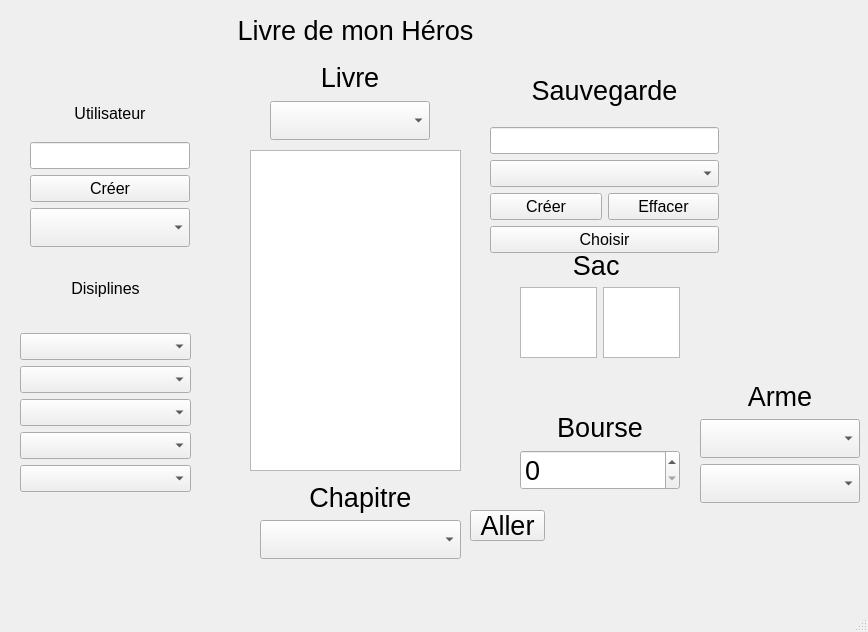
<?xml version="1.0" encoding="UTF-8"?>
<ui version="4.0">
 <class>MainWindow</class>
 <widget class="QMainWindow" name="MainWindow">
  <property name="geometry">
   <rect>
    <x>0</x>
    <y>0</y>
    <width>868</width>
    <height>632</height>
   </rect>
  </property>
  <property name="font">
   <font>
    <pointsize>20</pointsize>
   </font>
  </property>
  <property name="windowTitle">
   <string>MainWindow</string>
  </property>
  <widget class="QWidget" name="centralwidget">
   <widget class="QWidget" name="verticalLayoutWidget">
    <property name="geometry">
     <rect>
      <x>30</x>
      <y>90</y>
      <width>160</width>
      <height>157</height>
     </rect>
    </property>
    <layout class="QVBoxLayout" name="verticalLayout">
     <item>
      <widget class="QLabel" name="label">
       <property name="font">
        <font>
         <pointsize>12</pointsize>
        </font>
       </property>
       <property name="text">
        <string>Utilisateur</string>
       </property>
       <property name="alignment">
        <set>Qt::AlignCenter</set>
       </property>
      </widget>
     </item>
     <item>
      <widget class="QLineEdit" name="lineEdit">
       <property name="font">
        <font>
         <pointsize>12</pointsize>
        </font>
       </property>
      </widget>
     </item>
     <item>
      <widget class="QPushButton" name="btn_creation_utilisateur">
       <property name="font">
        <font>
         <pointsize>12</pointsize>
        </font>
       </property>
       <property name="text">
        <string>Créer</string>
       </property>
      </widget>
     </item>
     <item>
      <widget class="QComboBox" name="comboBox_2"/>
     </item>
    </layout>
   </widget>
   <widget class="QLabel" name="label_2">
    <property name="geometry">
     <rect>
      <x>230</x>
      <y>10</y>
      <width>251</width>
      <height>41</height>
     </rect>
    </property>
    <property name="text">
     <string>Livre de mon Héros</string>
    </property>
    <property name="alignment">
     <set>Qt::AlignCenter</set>
    </property>
   </widget>
   <widget class="QWidget" name="verticalLayoutWidget_2">
    <property name="geometry">
     <rect>
      <x>270</x>
      <y>60</y>
      <width>160</width>
      <height>80</height>
     </rect>
    </property>
    <layout class="QVBoxLayout" name="verticalLayout_2">
     <item>
      <widget class="QLabel" name="label_3">
       <property name="text">
        <string>Livre</string>
       </property>
       <property name="alignment">
        <set>Qt::AlignCenter</set>
       </property>
      </widget>
     </item>
     <item>
      <widget class="QComboBox" name="comboBox"/>
     </item>
    </layout>
   </widget>
   <widget class="QWidget" name="verticalLayoutWidget_4">
    <property name="geometry">
     <rect>
      <x>260</x>
      <y>480</y>
      <width>201</width>
      <height>79</height>
     </rect>
    </property>
    <layout class="QVBoxLayout" name="verticalLayout_4">
     <item>
      <widget class="QLabel" name="label_4">
       <property name="text">
        <string>Chapitre</string>
       </property>
       <property name="alignment">
        <set>Qt::AlignCenter</set>
       </property>
      </widget>
     </item>
     <item>
      <widget class="QComboBox" name="comboBox_3"/>
     </item>
    </layout>
   </widget>
   <widget class="QWidget" name="verticalLayoutWidget_5">
    <property name="geometry">
     <rect>
      <x>700</x>
      <y>380</y>
      <width>160</width>
      <height>123</height>
     </rect>
    </property>
    <layout class="QVBoxLayout" name="verticalLayout_5">
     <item>
      <widget class="QLabel" name="label_5">
       <property name="text">
        <string>Arme</string>
       </property>
       <property name="alignment">
        <set>Qt::AlignCenter</set>
       </property>
      </widget>
     </item>
     <item>
      <widget class="QComboBox" name="comboBox_5"/>
     </item>
     <item>
      <widget class="QComboBox" name="comboBox_10"/>
     </item>
    </layout>
   </widget>
   <widget class="QWidget" name="verticalLayoutWidget_6">
    <property name="geometry">
     <rect>
      <x>490</x>
      <y>60</y>
      <width>229</width>
      <height>193</height>
     </rect>
    </property>
    <layout class="QVBoxLayout" name="verticalLayout_6">
     <item>
      <widget class="QLabel" name="label_6">
       <property name="text">
        <string>Sauvegarde</string>
       </property>
       <property name="alignment">
        <set>Qt::AlignCenter</set>
       </property>
      </widget>
     </item>
     <item>
      <widget class="QLineEdit" name="lineEdit_2">
       <property name="font">
        <font>
         <pointsize>12</pointsize>
        </font>
       </property>
      </widget>
     </item>
     <item>
      <widget class="QComboBox" name="comboBox_11">
       <property name="font">
        <font>
         <pointsize>12</pointsize>
        </font>
       </property>
      </widget>
     </item>
     <item>
      <layout class="QHBoxLayout" name="horizontalLayout_2">
       <item>
        <widget class="QPushButton" name="creersauvgarde">
         <property name="font">
          <font>
           <pointsize>12</pointsize>
          </font>
         </property>
         <property name="text">
          <string>Créer</string>
         </property>
        </widget>
       </item>
       <item>
        <widget class="QPushButton" name="pushButton_2">
         <property name="font">
          <font>
           <pointsize>12</pointsize>
          </font>
         </property>
         <property name="text">
          <string>Effacer</string>
         </property>
        </widget>
       </item>
      </layout>
     </item>
     <item>
      <widget class="QPushButton" name="pushButton_3">
       <property name="font">
        <font>
         <pointsize>12</pointsize>
        </font>
       </property>
       <property name="text">
        <string>Choisir</string>
       </property>
      </widget>
     </item>
    </layout>
   </widget>
   <widget class="QTextBrowser" name="textBrowser">
    <property name="geometry">
     <rect>
      <x>250</x>
      <y>150</y>
      <width>211</width>
      <height>321</height>
     </rect>
    </property>
   </widget>
   <widget class="QWidget" name="verticalLayoutWidget_3">
    <property name="geometry">
     <rect>
      <x>520</x>
      <y>410</y>
      <width>160</width>
      <height>80</height>
     </rect>
    </property>
    <layout class="QVBoxLayout" name="verticalLayout_3">
     <item>
      <widget class="QLabel" name="label_7">
       <property name="text">
        <string>Bourse</string>
       </property>
       <property name="alignment">
        <set>Qt::AlignCenter</set>
       </property>
      </widget>
     </item>
     <item>
      <widget class="QSpinBox" name="spinBox"/>
     </item>
    </layout>
   </widget>
   <widget class="QWidget" name="verticalLayoutWidget_7">
    <property name="geometry">
     <rect>
      <x>520</x>
      <y>250</y>
      <width>160</width>
      <height>108</height>
     </rect>
    </property>
    <layout class="QVBoxLayout" name="verticalLayout_7">
     <item>
      <widget class="QLabel" name="label_8">
       <property name="text">
        <string>Sac </string>
       </property>
       <property name="alignment">
        <set>Qt::AlignCenter</set>
       </property>
      </widget>
     </item>
     <item>
      <layout class="QHBoxLayout" name="horizontalLayout">
       <item>
        <widget class="QTextBrowser" name="repas"/>
       </item>
       <item>
        <widget class="QTextBrowser" name="repas_2"/>
       </item>
      </layout>
     </item>
    </layout>
   </widget>
   <widget class="QWidget" name="verticalLayoutWidget_8">
    <property name="geometry">
     <rect>
      <x>20</x>
      <y>250</y>
      <width>171</width>
      <height>242</height>
     </rect>
    </property>
    <layout class="QVBoxLayout" name="verticalLayout_8">
     <item>
      <widget class="QLabel" name="label_9">
       <property name="font">
        <font>
         <pointsize>12</pointsize>
        </font>
       </property>
       <property name="text">
        <string>Disiplines</string>
       </property>
       <property name="alignment">
        <set>Qt::AlignCenter</set>
       </property>
      </widget>
     </item>
     <item>
      <widget class="QComboBox" name="comboBox_4">
       <property name="enabled">
        <bool>true</bool>
       </property>
       <property name="font">
        <font>
         <pointsize>12</pointsize>
        </font>
       </property>
      </widget>
     </item>
     <item>
      <widget class="QComboBox" name="comboBox_6">
       <property name="font">
        <font>
         <pointsize>12</pointsize>
        </font>
       </property>
      </widget>
     </item>
     <item>
      <widget class="QComboBox" name="comboBox_7">
       <property name="font">
        <font>
         <pointsize>12</pointsize>
        </font>
       </property>
      </widget>
     </item>
     <item>
      <widget class="QComboBox" name="comboBox_8">
       <property name="font">
        <font>
         <pointsize>12</pointsize>
        </font>
       </property>
      </widget>
     </item>
     <item>
      <widget class="QComboBox" name="comboBox_9">
       <property name="font">
        <font>
         <pointsize>12</pointsize>
        </font>
       </property>
      </widget>
     </item>
    </layout>
   </widget>
   <widget class="QPushButton" name="bouton_aller">
    <property name="geometry">
     <rect>
      <x>470</x>
      <y>510</y>
      <width>75</width>
      <height>31</height>
     </rect>
    </property>
    <property name="text">
     <string>Aller</string>
    </property>
   </widget>
  </widget>
  <widget class="QStatusBar" name="statusbar"/>
 </widget>
 <resources/>
 <connections/>
</ui>
